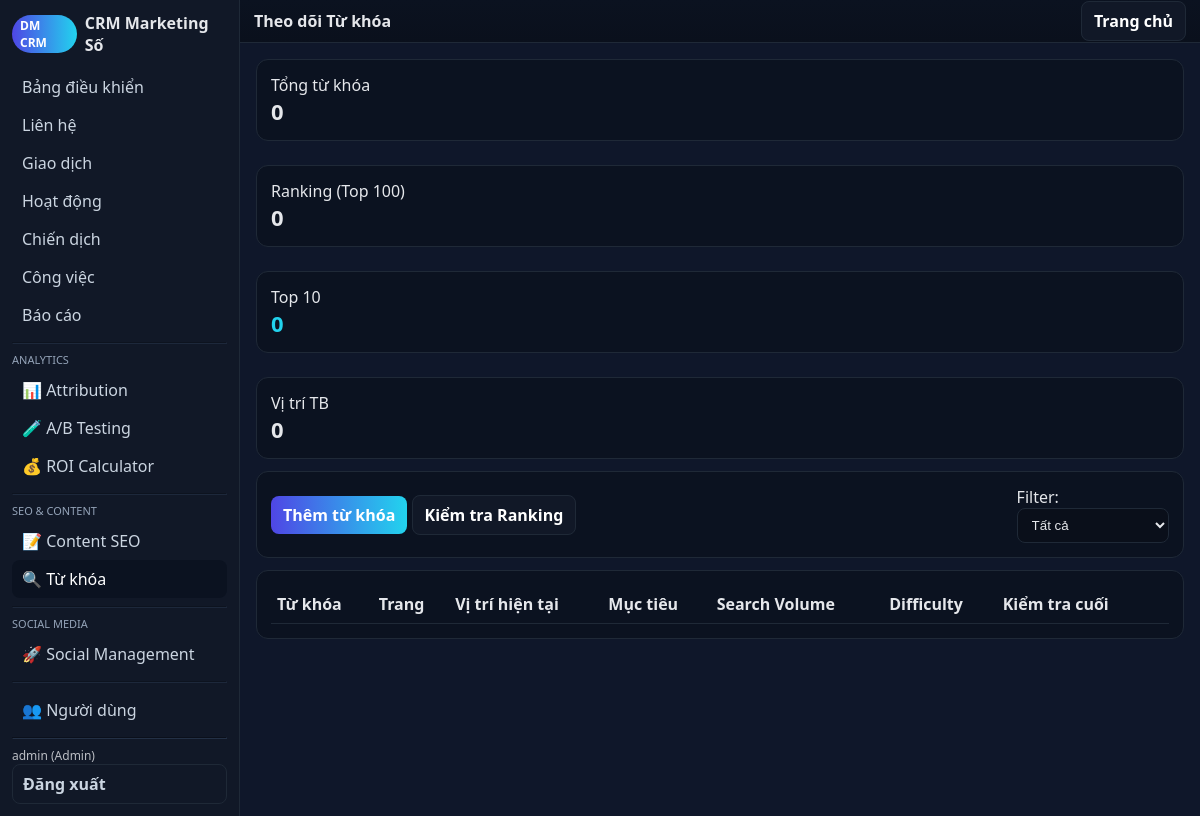
/src/index.php?action=keywords (signed in), run on an earlier commit of the app's database.
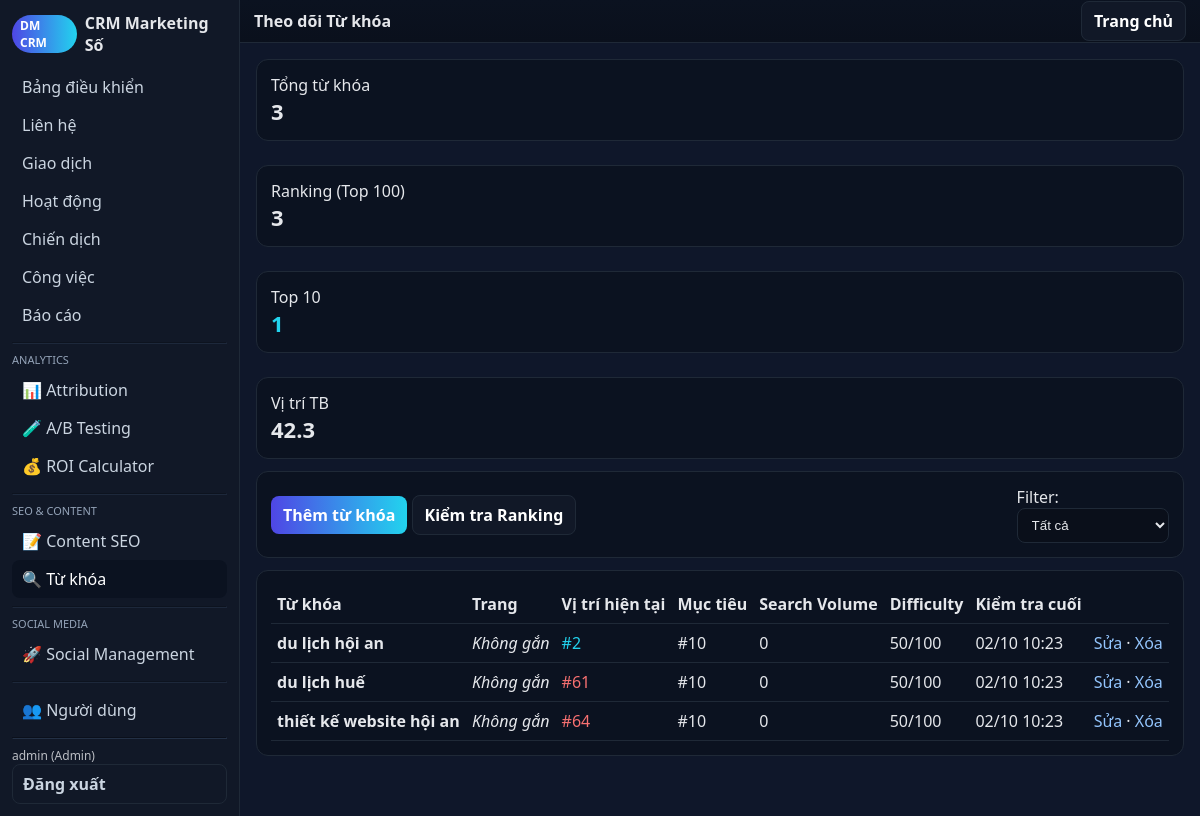
And on a later commit of the database.
### tables this page shows
CREATE TABLE keywords_tracking (
id INTEGER PRIMARY KEY AUTOINCREMENT,
keyword TEXT NOT NULL,
page_id INTEGER,
current_rank INTEGER,
target_rank INTEGER,
search_volume INTEGER,
difficulty INTEGER,
url TEXT,
checked_at TEXT,
created_at TEXT DEFAULT CURRENT_TIMESTAMP,
FOREIGN KEY(page_id) REFERENCES content_pages(id)
);

### src/lib/db.php (called while the page is built, shortened)
<?php
function q($db,$sql,$params=[]){ $st=$db->prepare($sql); $st->execute($params); return $st; }
function h($s){ return htmlspecialchars($s ?? '', ENT_QUOTES, 'UTF-8'); }
?>

### src/views/keywords.php (the view, shortened to what the changed rows need)
<?php
function view_keywords($op){
global $db;
layout_header('Theo dõi Từ khóa');
if($op==='' || $op==='list'){
    $stats = [
        'total_keywords' => q($db, "SELECT COUNT(*) FROM keywords_tracking")->fetchColumn(),
        'ranking_keywords' => q($db, "SELECT COUNT(*) FROM keywords_tracking WHERE current_rank IS NOT NULL AND current_rank <= 100")->fetchColumn(),
        'top_10_keywords' => q($db, "SELECT COUNT(*) FROM keywords_tracking WHERE current_rank IS NOT NULL AND current_rank <= 10")->fetchColumn(),
        'avg_rank' => q($db, "SELECT ROUND(AVG(current_rank), 1) FROM keywords_tracking WHERE current_rank IS NOT NULL")->fetchColumn() ?: 0
    ];
    echo '<div class="grid cols-4">';
    echo '<div class="card"><div>Tổng từ khóa</div><div class="kpi">'.(int)$stats['total_keywords'].'</div></div>';
    echo '<div class="card"><div>Ranking (Top 100)</div><div class="kpi">'.(int)$stats['ranking_keywords'].'</div></div>';
    echo '<div class="card"><div>Top 10</div><div class="kpi" style="color:#22d3ee">'.(int)$stats['top_10_keywords'].'</div></div>';
    echo '<div class="card"><div>Vị trí TB</div><div class="kpi">'.h($stats['avg_rank']).'</div></div>';
    echo '</div>';
    echo '<div class="card" style="display:flex;gap:8px;align-items:center;justify-content:space-between">';
    echo '<div><a class="btn" href="?action=keywords&op=new">Thêm từ khóa</a> <a class="btn secondary" href="?action=keywords&op=check_ranks">Kiểm tra Ranking</a></div>';
    echo '<div>Filter: <select onchange="location.href=\'?action=keywords&filter=\'+this.value">';
    echo '<option value="">Tất cả</option><option value="top10">Top 10</option><option value="top50">Top 50</option><option value="unranked">Chưa rank</option>';
    echo '</select></div></div>';
    $params = [];
    $sql = 'SELECT k.*, c.title as page_title FROM keywords_tracking k LEFT JOIN content_pages c ON c.id = k.page_id';
    $sql .= ' ORDER BY CASE WHEN k.current_rank IS NULL THEN 999 ELSE k.current_rank END ASC, k.created_at DESC LIMIT 200';
    $rows = q($db, $sql, $params)->fetchAll(PDO::FETCH_ASSOC);
    echo '<div class="card"><table>';
    echo '<tr><th>Từ khóa</th><th>Trang</th><th>Vị trí hiện tại</th><th>Mục tiêu</th><th>Search Volume</th><th>Difficulty</th><th>Kiểm tra cuối</th><th></th></tr>';
    foreach($rows as $r){
        $rank_color = '';
        if($r['current_rank']) {
            if($r['current_rank'] <= 10) $rank_color = 'style="color:#22d3ee"';
            elseif($r['current_rank'] <= 50) $rank_color = 'style="color:#fbbf24"';
            else $rank_color = 'style="color:#f87171"';
        }
        echo '<tr>';
        echo '<td><strong>'.h($r['keyword']).'</strong></td>';
        echo '<td>'.($r['page_title'] ? h($r['page_title']) : '<em>Không gắn</em>').'</td>';
        echo '<td '.$rank_color.'>'.($r['current_rank'] ? '#'.(int)$r['current_rank'] : '-').'</td>';
        echo '<td>#'.(int)$r['target_rank'].'</td>';
        echo '<td>'.number_format($r['search_volume']).'</td>';
        echo '<td>'.(int)$r['difficulty'].'/100</td>';
        echo '<td>'.($r['checked_at'] ? date('d/m H:i', strtotime($r['checked_at'])) : '-').'</td>';
        echo '<td><a href="?action=keywords&op=edit&id='.(int)$r['id'].'">Sửa</a> · <a href="?action=keywords&op=delete&id='.(int)$r['id'].'" onclick="return confirm(\'Xóa từ khóa?\')">Xóa</a>';
        echo '</td></tr>';
    }
    echo '</table></div>';
}
layout_footer();
}
?>

### src/views/layout.php (shortened to what the changed rows need)
<?php
function layout_header($title='CRM'){
echo '<!doctype html><html><head><meta charset="utf-8"><meta name="viewport" content="width=device-width,initial-scale=1">';
echo '</head><body><div class="layout"><aside class="sidebar">';
echo '<div class="brand"><span class="pill">DM CRM</span> <span>CRM Marketing Số</span></div><div class="nav">';
$items=['dashboard'=>'Bảng điều khiển','contacts'=>'Liên hệ','deals'=>'Giao dịch','activities'=>'Hoạt động','campaigns'=>'Chiến dịch','tasks'=>'Công việc','reports'=>'Báo cáo'];
$current=$_GET['action']??'dashboard'; foreach($items as $k=>$v){ $cls=$current===$k?'active':''; echo '<a class="'.$cls.'" href="?action='.$k.'">'.$v.'</a>'; }
echo '<hr style="border-color:var(--muted);opacity:.2;margin:8px 0">';
echo '<div style="font-size:11px;color:#94a3b8;margin:4px 0">ANALYTICS</div>';
$analytics_items=['analytics'=>'📊 Attribution','ab_testing'=>'🧪 A/B Testing','roi_calculator'=>'💰 ROI Calculator'];
foreach($analytics_items as $k=>$v){ $cls=$current===$k?'active':''; echo '<a class="'.$cls.'" href="?action='.$k.'">'.$v.'</a>'; }
echo '<hr style="border-color:var(--muted);opacity:.2;margin:8px 0">';
echo '<div style="font-size:11px;color:#94a3b8;margin:4px 0">SEO & CONTENT</div>';
$seo_items=['content'=>'📝 Content SEO','keywords'=>'🔍 Từ khóa'];
foreach($seo_items as $k=>$v){ $cls=$current===$k?'active':''; echo '<a class="'.$cls.'" href="?action='.$k.'">'.$v.'</a>'; }
echo '<hr style="border-color:var(--muted);opacity:.2;margin:8px 0">';
echo '<div style="font-size:11px;color:#94a3b8;margin:4px 0">SOCIAL MEDIA</div>';
$social_items=['social_media'=>'🚀 Social Management'];
foreach($social_items as $k=>$v){ $cls=$current===$k?'active':''; echo '<a class="'.$cls.'" href="?action='.$k.'">'.$v.'</a>'; }
echo '<hr style="border-color:var(--muted);opacity:.2;margin:8px 0">';
$admin_items=['users'=>'👥 Người dùng'];
foreach($admin_items as $k=>$v){ $cls=$current===$k?'active':''; echo '<a class="'.$cls.'" href="?action='.$k.'">'.$v.'</a>'; }
echo '<hr style="border-color:var(--muted);opacity:.3">';
echo '<div class="hint">'.h($_SESSION['uname']??'').' ('.h($_SESSION['role']??'').')</div>';
echo '<a class="btn secondary" href="?action=logout">Đăng xuất</a>';
echo '</div></aside><main class="main"><div class="toolbar"><strong>'.h($title).'</strong><div><a class="btn secondary" href="?action=dashboard">Trang chủ</a></div></div><div class="container">';
}
function layout_footer(){ echo '</div></main></div></body></html>'; }
?>

What changed in the data, as far as the page shows it:
added keywords_tracking: keyword "du lịch hội an", current_rank "2", target_rank "10", search_volume "0", difficulty "50", checked_at "02/10 10:23"
added keywords_tracking: keyword "du lịch huế", current_rank "61", target_rank "10", search_volume "0", difficulty "50", checked_at "02/10 10:23"
added keywords_tracking: keyword "thiết kế website hội an", current_rank "64", target_rank "10", search_volume "0", difficulty "50", checked_at "02/10 10:23"
Also different on the page:
$stats['total_keywords']: "0" → "3"
$stats['ranking_keywords']: "0" → "3"
$stats['top_10_keywords']: "0" → "1"
$stats['avg_rank']: "0" → "42.3"
